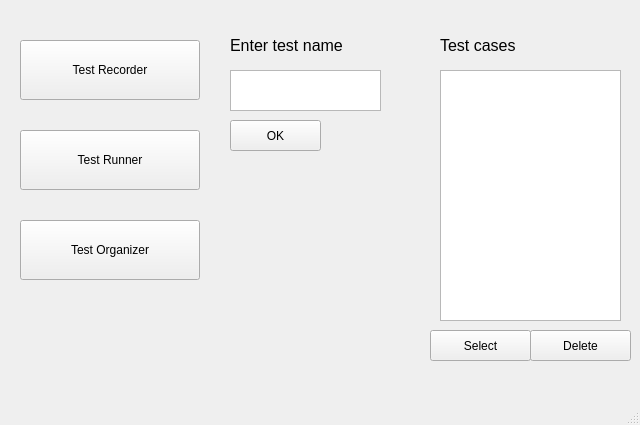
<?xml version="1.0" encoding="UTF-8"?>
<ui version="4.0">
 <class>MainWindow</class>
 <widget class="QMainWindow" name="MainWindow">
  <property name="enabled">
   <bool>true</bool>
  </property>
  <property name="geometry">
   <rect>
    <x>0</x>
    <y>0</y>
    <width>640</width>
    <height>425</height>
   </rect>
  </property>
  <property name="windowTitle">
   <string>MainWindow</string>
  </property>
  <widget class="QWidget" name="centralwidget">
   <widget class="QPushButton" name="rec_button">
    <property name="geometry">
     <rect>
      <x>20</x>
      <y>40</y>
      <width>180</width>
      <height>60</height>
     </rect>
    </property>
    <property name="text">
     <string>Test Recorder</string>
    </property>
    <property name="checkable">
     <bool>true</bool>
    </property>
   </widget>
   <widget class="QPushButton" name="run_button">
    <property name="geometry">
     <rect>
      <x>20</x>
      <y>130</y>
      <width>180</width>
      <height>60</height>
     </rect>
    </property>
    <property name="text">
     <string>Test Runner</string>
    </property>
    <property name="checkable">
     <bool>true</bool>
    </property>
   </widget>
   <widget class="QPushButton" name="org_button">
    <property name="geometry">
     <rect>
      <x>20</x>
      <y>220</y>
      <width>180</width>
      <height>60</height>
     </rect>
    </property>
    <property name="text">
     <string>Test Organizer</string>
    </property>
    <property name="checkable">
     <bool>true</bool>
    </property>
   </widget>
   <widget class="QPushButton" name="test_case_sel">
    <property name="geometry">
     <rect>
      <x>430</x>
      <y>330</y>
      <width>101</width>
      <height>31</height>
     </rect>
    </property>
    <property name="text">
     <string>Select</string>
    </property>
   </widget>
   <widget class="QLabel" name="label">
    <property name="enabled">
     <bool>true</bool>
    </property>
    <property name="geometry">
     <rect>
      <x>440</x>
      <y>30</y>
      <width>121</width>
      <height>30</height>
     </rect>
    </property>
    <property name="font">
     <font>
      <pointsize>12</pointsize>
     </font>
    </property>
    <property name="mouseTracking">
     <bool>false</bool>
    </property>
    <property name="text">
     <string>Test cases</string>
    </property>
   </widget>
   <widget class="QTextEdit" name="test_name">
    <property name="geometry">
     <rect>
      <x>230</x>
      <y>70</y>
      <width>151</width>
      <height>41</height>
     </rect>
    </property>
   </widget>
   <widget class="QLabel" name="label_2">
    <property name="geometry">
     <rect>
      <x>230</x>
      <y>30</y>
      <width>151</width>
      <height>30</height>
     </rect>
    </property>
    <property name="font">
     <font>
      <pointsize>12</pointsize>
     </font>
    </property>
    <property name="text">
     <string>Enter test name</string>
    </property>
   </widget>
   <widget class="QPushButton" name="test_name_ok">
    <property name="geometry">
     <rect>
      <x>230</x>
      <y>120</y>
      <width>91</width>
      <height>31</height>
     </rect>
    </property>
    <property name="text">
     <string>OK</string>
    </property>
   </widget>
   <widget class="QListWidget" name="test_list">
    <property name="geometry">
     <rect>
      <x>440</x>
      <y>70</y>
      <width>181</width>
      <height>251</height>
     </rect>
    </property>
   </widget>
   <widget class="QPushButton" name="test_case_del">
    <property name="geometry">
     <rect>
      <x>530</x>
      <y>330</y>
      <width>101</width>
      <height>31</height>
     </rect>
    </property>
    <property name="text">
     <string>Delete</string>
    </property>
   </widget>
  </widget>
  <widget class="QMenuBar" name="menubar">
   <property name="geometry">
    <rect>
     <x>0</x>
     <y>0</y>
     <width>640</width>
     <height>21</height>
    </rect>
   </property>
  </widget>
  <widget class="QStatusBar" name="statusbar"/>
 </widget>
 <resources/>
 <connections/>
</ui>
